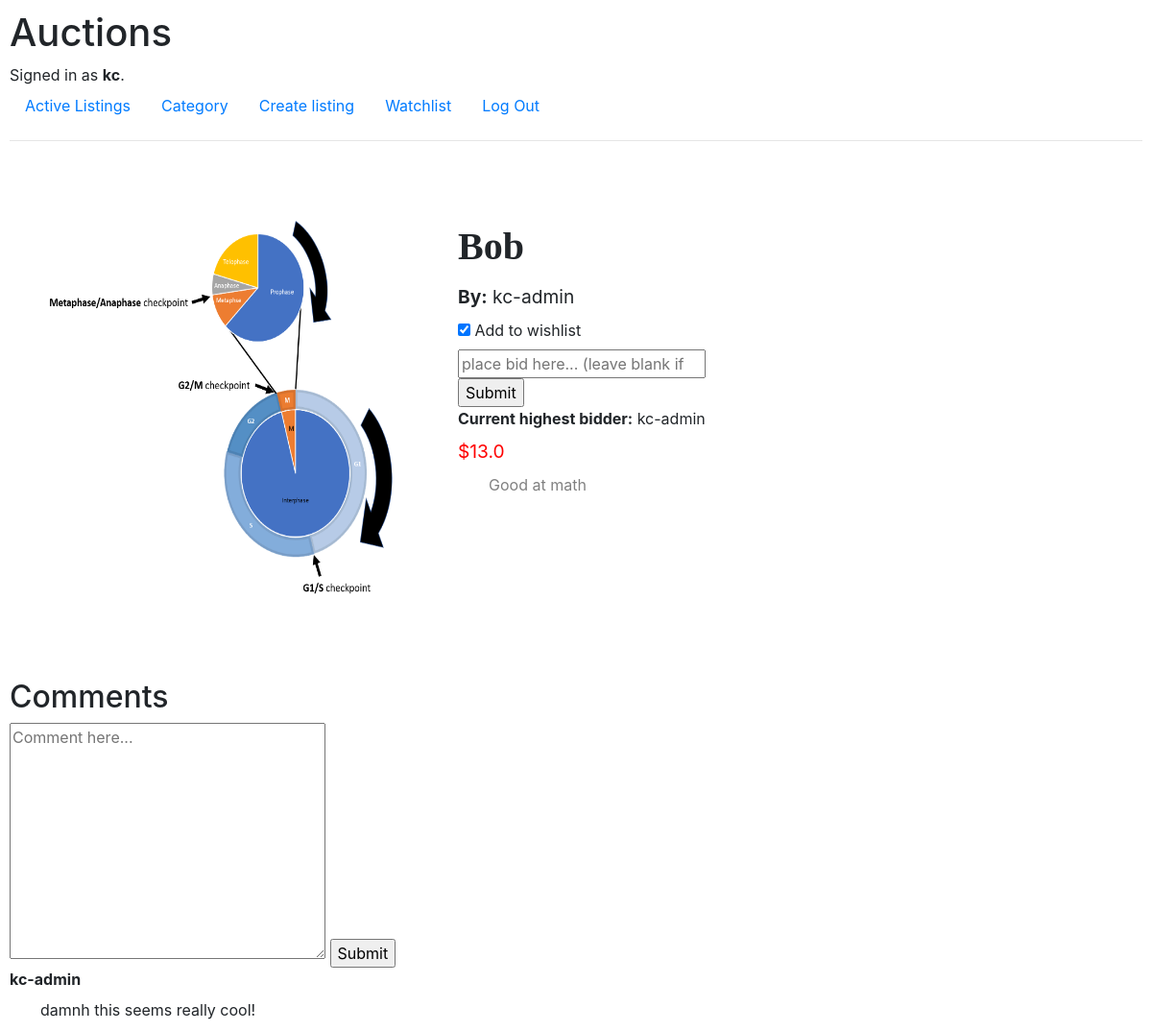
The app's page /listing/1 (signed in) with its own data.
### auctions/models.py (models this page shows, shortened)
class User(AbstractUser):
    pass

class ActiveListing(models.Model):
    owner = models.ForeignKey(User, on_delete=models.CASCADE, related_name="listings")
    name = models.CharField(max_length=64)
    description = models.TextField()
    is_active = models.BooleanField()
    current_price = models.FloatField()
    photo = models.ImageField(upload_to="image")
    category = models.ForeignKey(Category, on_delete=models.CASCADE, related_name="listings")
    watchers = models.ManyToManyField(User, blank=True, related_name="on_watch", null=True)
    highest_bidder = models.ForeignKey(User, blank=True, null=True, on_delete=models.CASCADE)

class Comment(models.Model):
    owner = models.ForeignKey(User, on_delete=models.CASCADE, related_name="comments")
    content = models.TextField()
    listing = models.ForeignKey(ActiveListing, on_delete=models.CASCADE, related_name="comments")

### auctions/views.py (the view)
    def ret_func(*args, **kwargs):
        if args[0].user.is_authenticated:
            return func(*args, **kwargs)
        else:
            return HttpResponseRedirect(reverse('login'))

### auctions/views.py (called while the page is built, shortened)
def require_login(func):
    def ret_func(*args, **kwargs):
        if args[0].user.is_authenticated:
            return func(*args, **kwargs)
        else:
            return HttpResponseRedirect(reverse('login'))
    return ret_func

@require_login
def listing(request, listing_id):
    message = str()
    listing_model = ActiveListing.objects.get(pk=listing_id)
    print(listing_model.watchers.filter(username=request.user))
    return render(request, 'auctions/listing.html', {
        "message":message,
        "listing":listing_model,
        "is_watching": not len(listing_model.watchers.filter(username=request.user)) == 0,
        "comments": listing_model.comments.all()
    })

### auctions/templates/auctions/listing.html (shortened to what this page needs)
{% extends 'auctions/layout.html' %}
{% block body %}
<div class="container">
  <img class="img-listing-page" src="{{listing.photo.url}}">
  <div class="info-container listing-page">
    <label class="name">{{listing.name}}</label>
    <label class="owner"><strong>By:</strong> {{listing.owner}}</label>
    {% if listing.is_active %}
      <form action="{% url 'listing' listing.id%}" method="post">
        {% if is_watching %}
        <input name="add-to-wish-list" type="checkbox" id="wishlist" checked> <label for="wishlist">Add to wishlist</label>
        {% else %}
        <input name="add-to-wish-list" type="checkbox" id="wishlist"> <label for="wishlist">Add to wishlist</label>
        {% endif %}
        <input name="bid-amount" type="number" placeholder="place bid here... (leave blank if you only want to put in watchlist)">
        <input type="submit">
      </form>
      {% if listing.highest_bidder %}
      <label><strong>Current highest bidder:</strong> {{listing.highest_bidder}}</label>
      {% else %}
      <label>No one bidded on this piece yet.</label>
      {% endif %}
    {% endif %}
    <label class="price">${{listing.current_price}}</label>
    <p class="description listing-page">
      {{listing.description}}
    </p>
  </div>
</div>
{% endblock %}
{% block footer %}
<div>
  <h2>
    Comments
  </h2>
  <form action="{% url 'add_comment' listing.id%}" method="post">
    <textarea name="comment" cols="30" rows="10" placeholder="Comment here..."></textarea>
    <input type="submit">
  </form>
</div>
<div class="comment-container">
  {% for comment in comments %}
  <div class="comment-cell">
    <label class="commenter"><strong>{{comment.owner}}</strong></label>
    <p class="comment-content">
      {{comment.content}}
    </p>
  </div>
  {% endfor %}
</div>
{% endblock %}

### auctions/templates/auctions/layout.html (shortened to what this page needs)
{% load static %}
<!DOCTYPE html>
<html lang="en">
    <head>
        <link rel="stylesheet" href="https://stackpath.bootstrapcdn.com/bootstrap/4.4.1/css/bootstrap.min.css">
        <link href="{% static 'auctions/styles.css' %}" rel="stylesheet">
    </head>
    <body>
        <h1>Auctions</h1>
        <div>
            {% if user.is_authenticated %}
                Signed in as <strong>{{ user.username }}</strong>.
            {% else %}
                Not signed in.
            {% endif %}
        </div>
        <ul class="nav">
            <li class="nav-item">
                <a class="nav-link" href="{% url 'index' %}">Active Listings</a>
            </li>
            <li class="nav-item">
                <a class="nav-link" href="{% url 'category' 'selection' %}">Category</a>
            </li>
            <li class="nav-item">
                <a class="nav-link" href="{% url 'create_listing' %}">Create listing</a>
            </li>
            {% if user.is_authenticated %}
                <li class="nav-item">
                    <a class="nav-link" href="{% url 'watchlist' %}">Watchlist</a>
                </li>
                <li class="nav-item">
                    <a class="nav-link" href="{% url 'logout' %}">Log Out</a>
                </li>
            {% endif %}
        </ul>
        <hr>
        {% block body %}
        {% endblock %}
    </body>
    <footer>
        {% block footer %}
        {% endblock %}
    </footer>
</html>

### auctions/static/auctions/styles.css (style rules this page uses)
body { padding: 10px; }
.container { margin-top: 5rem; margin-bottom: 5rem; display: flex; flex-wrap: wrap; gap: 2rem 2rem; }
.info-container > label { display: block; }
.info-container > .name { font-family: tahoma; font-weight: bold; font-size: 1.2rem; }
.info-container > .description { overflow: hidden; height: 4.8rem; }
.info-container > .description { color: grey; }
.info-container > .price { color: red; }
.img-listing-page { width: 400px; height: 400px; margin: 0; padding: 0; }
.listing-page > .name { font-size: 2.5rem; }
.listing-page > .price, .listing-page > .owner { font-size: 1.2rem; }
p { margin: 0 2rem 0 2rem; max-width: 500px; }
p.description.listing-page { height: fit-content; overflow: visible; }
input[name="bid-amount"] { display: block; width: 100%; }
.comment-container { display: flex; flex-direction: column; }

### records on screen
User: username "kc"
ActiveListing: photo (picture), name "Bob", owner "kc-admin", highest_bidder "kc-admin", current_price "13.0", description "Good at math"
Comment: owner "kc-admin", content "damnh this seems really cool!"
